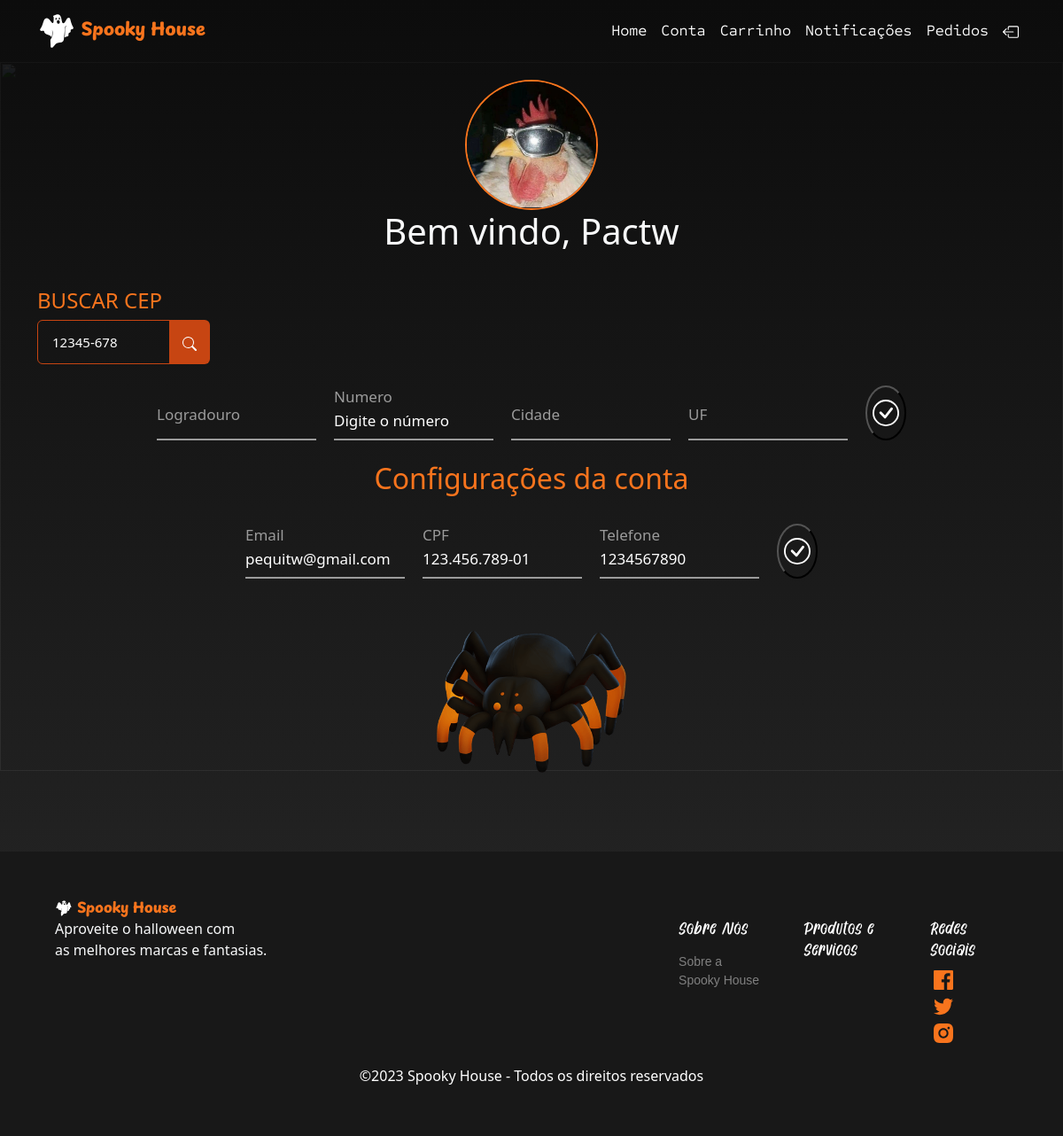
The app's page /client/conta.php (signed in) with its own data.
### tables this page shows
CREATE TABLE Clientes(
    id int not null auto_increment,
    nome varchar(100) not null,
    email varchar(120) not null,
    cpf varchar(14) not null unique,
    telefone int(14) not null,
    imagem varchar(50) not null,
    primary key(id)
);

CREATE TABLE End_clientes(
    id int not null auto_increment,
    logradouro varchar(70) not null,
    numero int(6) not null,
    cidade varchar(50) not null,
    uf varchar(2) not null,
    cep varchar(14) not null,
    id_cliente int not null,
    primary key(id),
    foreign key(id_cliente) references Clientes(id)
);

### client/conta.php (the view, shortened to what this page needs)
<?php
    include '../connection/connect.php';
    $ID = $_SESSION['Id'];
    $select = $conn->query("SELECT * FROM clientes INNER JOIN end_clientes ON clientes.id = end_clientes.id_cliente INNER JOIN login_clientes ON clientes.id = login_clientes.id_cliente WHERE clientes.id = ".$ID.";");
    $row_conta = $select->fetch_assoc();
?>
<!DOCTYPE html>
<html lang="pt-BR">
<head>
    <link href="https://cdn.jsdelivr.net/npm/bootstrap@5.3.2/dist/css/bootstrap.min.css" rel="stylesheet">
    <link rel="stylesheet" href="../CSS/input_cep.css">
    <link rel="stylesheet" href="../CSS/input.css">
    <link rel="stylesheet" href="../CSS/style.css">
</head>
<body id="fundo_index">
    <?php include 'header.php';?>
    <img src="../images/elementos/shape-bg.png" class="shape_bg">
    <main class="container-fluid" style="margin-bottom: 80px;">
        <div class="d-flex justify-content-center" style="margin-top: 20px; ">
            <img src="../images/perfil/<?php echo $row_conta['imagem']; ?>" alt="<?php echo $row_conta['imagem']; ?>" style="border-radius: 50%; max-width: 150px; border: 2px solid #f8741d;">
        </div>
        <h1 class="text-light text-center" style="margin-bottom: 40px;">Bem vindo, <?php echo $row_conta['nome'];?></h1>
        <div class="container">
            <h4 style="color: #f8741d;" id="titulo_endereco">BUSCAR CEP</h4>
            <form action="conta.php" method="post" enctype="multipart/form-data">
                <div>
                    <div class="input-group">
                        <input type="text" class="input" id="cep" name="cep" placeholder="Digite seu CEP" value="<?php echo $row_conta['cep'];?>">
                        <button type="submit" class="button--submit" onclick="buscarEndereco()">
                        </button>
                    </div>
                </div>
            </form>
            <br>
            <div class="d-flex" style="flex-direction: column;">
                <form action="conta.php" method="post" enctype="multipart/form-data" onsubmit="return validaForm()">
                    <div class="d-flex justify-content-center">
                        <div class="form__group field">
                            <input type="input" maxlength="70" class="form__field" name="logradouro" id="logradouro" placeholder="Logradouro" value="<?php echo $row_conta['logradouro'];?>" required="">
                            <label for="name" class="form__label">Logradouro</label>
                        </div>
                        <div class="form__group field" style="margin-left: 20px;">
                            <input type="input" maxlength="6" class="form__field" name="numero" id="numero" placeholder="Numero" value="<?php echo $row_conta['numero'];?>" required="">
                            <label for="name" class="form__label">Numero</label>
                        </div>
                        <div class="form__group field" style="margin-left: 20px;">
                            <input type="input" maxlength="50" class="form__field" name="cidade" id="cidade" placeholder="Cidade" value="<?php echo $row_conta['cidade'];?>" required="">
                            <label for="name" class="form__label">Cidade</label>
                        </div>
                        <div class="form__group field" style="margin-left: 20px;">
                            <input type="input" maxlength="2" class="form__field" name="uf" id="uf" placeholder="UF" value="<?php echo $row_conta['uf'];?>" required="">
                            <label for="name" class="form__label">UF</label>
                        </div>
                        <button type="submit" name="end" id="end_btn" style="margin-left: 20px;">
                        </button>
                    </div>
                </form>
                <br>
                <div>
                    <h2 class="text-center" style="color: #f8741d;">Configurações da conta</h2>
                    <br>
                    <form action="conta.php" method="post" enctype="multipart/form-data">
                        <div class="d-flex justify-content-center">
                            <div class="form__group field">
                                <input type="email" maxlength="120" class="form__field" name="email" id="email" placeholder="Email" value="<?php echo $row_conta['email'];?>" required="">
                                <label for="email" class="form__label">Email</label>
                            </div>
                            <div class="form__group field" style="margin-left: 20px;">
                                <input type="text" maxlength="14" class="form__field" name="CPF" id="CPF" placeholder="CPF" value="<?php echo $row_conta['cpf'];?>" onkeypress="$(this).mask('000.000.000-00');" disabled>
                                <label for="CPF" class="form__label">CPF</label>
                            </div>
                            <div class="form__group field" style="margin-left: 20px;">
                                <input type="tel" maxlength="14" class="form__field" name="telefone" id="telefone" placeholder="Telefone" value="<?php echo $row_conta['telefone'];?>" required="">
                                <label for="telefone" class="form__label">Telefone</label>
                            </div>
                            <button type="submit" name="info" id="info_btn" style="margin-left: 20px;">
                            </button>
                        </div>
                    </form>
                </div>
                <br><br>
                <div class="d-flex justify-content-center">
                    <img src="../images/Elementos/item-spider.png" width="20%" alt="">
                </div>
            </div>
        </div>
    </main>
    <?php include 'footer.php';?>
</body>
</html>

### CSS/input_cep.css (style rules this page uses)
.input-group { display: -webkit-box; display: -ms-flexbox; display: flex; -webkit-box-align: center; -ms-flex-align: center; align-items: center; }
.input { min-height: 50px; max-width: 150px; padding: 0 1rem; color: #fff; font-size: 15px; border: 1px solid #c74512; border-radius: 6px 0 0 6px; background-color: transparent; }
.button--submit { min-height: 50px; padding: .5em 1em; border: none; border-radius: 0 6px 6px 0; background-color: #c74512; color: #fff; font-size: 15px; cursor: pointer; -webkit-transition: background-color .3s ease-in-out; transition: background-color .3s ease-in-out; }

### CSS/input.css (style rules this page uses)
.form__group { position: relative; padding: 20px 0 0; width: 100%; max-width: 180px; }
.form__field { font-family: inherit; width: 100%; border: none; border-bottom: 2px solid #9b9b9b; outline: 0; font-size: 17px; color: #fff; padding: 7px 0; background: transparent; -webkit-transition: border-color 0.2s; transition: border-color 0.2s; }
.form__field::placeholder { color: transparent; }
.form__label { position: absolute; top: 0; display: block; -webkit-transition: 0.2s; transition: 0.2s; font-size: 17px; color: #9b9b9b; pointer-events: none; }
.form__field:required, .form__field:invalid { -webkit-box-shadow: none; box-shadow: none; }

### CSS/style.css (style rules this page uses)
#fundo_index { background: linear-gradient(to bottom, rgb(12, 12, 12), #292929); }
.shape_bg { position: fixed; width: 100%; height: 100vh; object-fit: cover; mix-blend-mode: soft-light; opacity: .5; z-index: -1; }
#end_btn { background: transparent; border-radius: 50%; color: white; -webkit-transition: all 0.3s ease; -moz-transition: all 0.3s ease; -o-transition: all 0.3s ease; transition: all 0.3s ease; }
#info_btn { background: transparent; border-radius: 50%; color: white; -webkit-transition: all 0.3s ease; -moz-transition: all 0.3s ease; -o-transition: all 0.3s ease; transition: all 0.3s ease; }

### records on screen
clientes: imagem (picture), nome "Pactw", cep "12345-678", numero "Digite o número", email "pequitw@gmail.com", CPF "123.456.789-01", telefone "1234567890"
